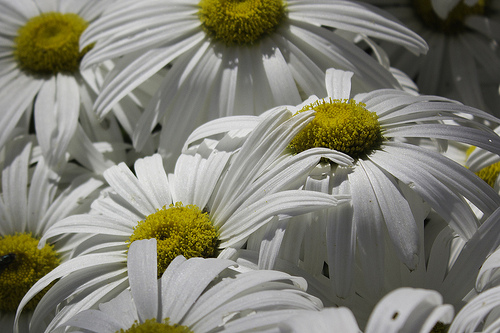
#> input picture dataset/14698531521_0c2f0c6539.jpg, 500 x 333 px; its folder holds only this picture in this run
$ python index_MeanColor.py
#> lines starting #> are read from the running program, lines starting #| are printed output that depends on the picture
#> further down, image is the input picture: shape (333, 500, 3); mean B, G, R 115, 127.6, 128.5
### MeanColor.py
import numpy as np
import cv2


class MeanColor:


    def describe(self, image):
        # Convert the image into hsv and initialize the features to quantify the image
        image = image.astype('uint8')
        RGBmean = []


        # Obtaining The mean of each channel
        (h, w) = image.shape[:2]
#> h = 333; w = 500
        number_of_pixels = h*w
#> number_of_pixels = 166500
        red = image[:,:,0]
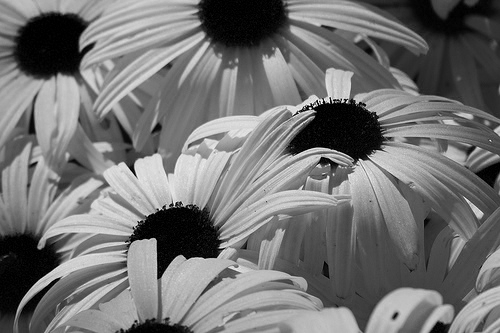
#> red: shape (333, 500); min 0, max 255, mean 115
        blue= image[:,:,1]
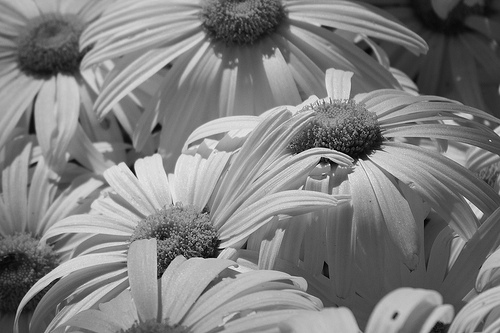
#> blue: shape (333, 500); min 0, max 254, mean 127.6
        green = image[:,:,2]
        RGBmean.append(np.sum(red)/number_of_pixels)
        RGBmean.append(np.sum(blue)/number_of_pixels)
        RGBmean.append(np.sum(green)/number_of_pixels)

        # Return the feature vector
        return RGBmean


# [4 lines of commented-out code are left out]

### index_MeanColor.py

import MeanColor as MC

# Used for parsing command line arguments
import argparse
# Used for getting paths of our images
import glob
import cv2

# Initializing our color descriptor
cd = MC.MeanColor()

# open the output index file for writing
output = open("index_MeanColor.csv", "w")

# Using glob to get path of images and go through all of them
for imagePath in glob.glob("dataset" + "/*.jpg"):
    # Get the UID of the image path and load the image
    imageUID = imagePath[imagePath.rfind("/") + 1:]
    image = cv2.imread(imagePath)
    # Using the describe function
    features = cd.describe(image)
#> features = [115, 127.6, 128.5]

    # write the features to a csv file
    features = [str(f) for f in features]
#> features = ['114.96202402402402', '127.55976576576576', '128.46432432432434']
    output.write("%s,%s\n" % (imageUID, ",".join(features)))

# closing the index file
output.close()

$ run again, on dataset/4797595918_79887b1229_n.jpg
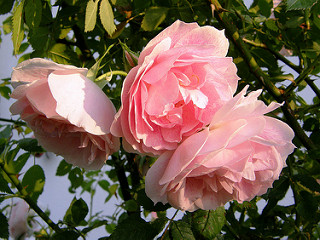
#> input picture dataset/4797595918_79887b1229_n.jpg, 320 x 240 px
#> image is the input picture: shape (240, 320, 3); mean B, G, R 80.2, 94.8, 116.4
#> in describe, `red = image[:,:,0]`:
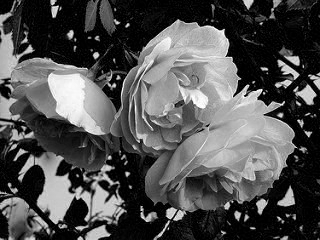
#> red: shape (240, 320); min 0, max 255, mean 80.2
#> in describe, `green = image[:,:,2]`:
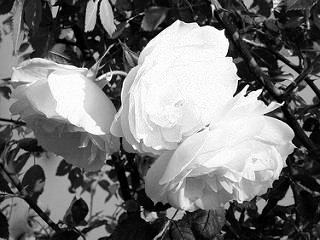
#> green: shape (240, 320); min 0, max 255, mean 116.4
#> `features = cd.describe(image)`: features = [80.23, 94.83, 116.4]
#> `features = [str(f) for f in features]`: features = ['80.2298046875', '94.8258984375', '116.37666666666667']

$ run again, on dataset/5212877807_a3ddf06a7c_n.jpg
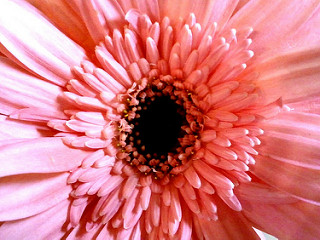
#> input picture dataset/5212877807_a3ddf06a7c_n.jpg, 320 x 240 px
#> image is the input picture: shape (240, 320, 3); mean B, G, R 127.3, 121.3, 216.4
#> in describe, `blue= image[:,:,1]`:
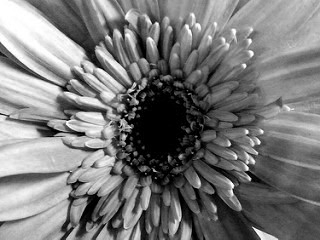
#> blue: shape (240, 320); min 0, max 255, mean 121.3
#> in describe, `green = image[:,:,2]`:
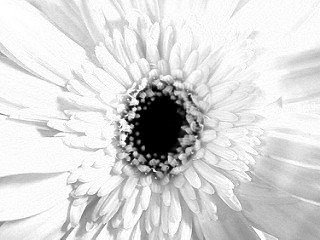
#> green: shape (240, 320); min 0, max 255, mean 216.4
#> `features = cd.describe(image)`: features = [127.3, 121.3, 216.4]
#> `features = [str(f) for f in features]`: features = ['127.34858072916667', '121.3201953125', '216.37296875']

$ run again, on dataset/14925397651_97dcddc383_n.jpg
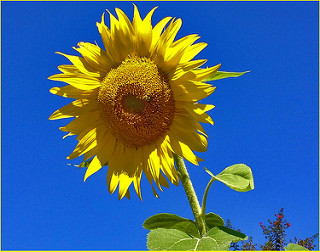
#> input picture dataset/14925397651_97dcddc383_n.jpg, 320 x 252 px
#> image is the input picture: shape (252, 320, 3); mean B, G, R 141.5, 103.8, 65.2
#> in describe, `blue= image[:,:,1]`:
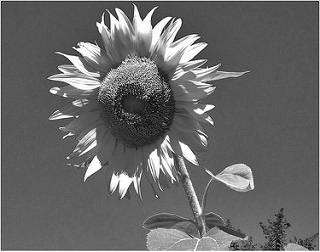
#> blue: shape (252, 320); min 0, max 255, mean 103.8
#> in describe, `green = image[:,:,2]`:
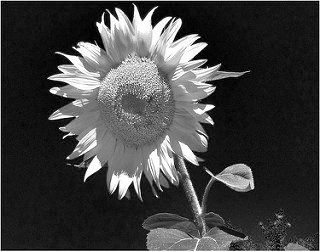
#> green: shape (252, 320); min 0, max 255, mean 65.2
#> `features = cd.describe(image)`: features = [141.5, 103.8, 65.16]
#> `features = [str(f) for f in features]`: features = ['141.48100198412698', '103.79543650793651', '65.15528273809524']
